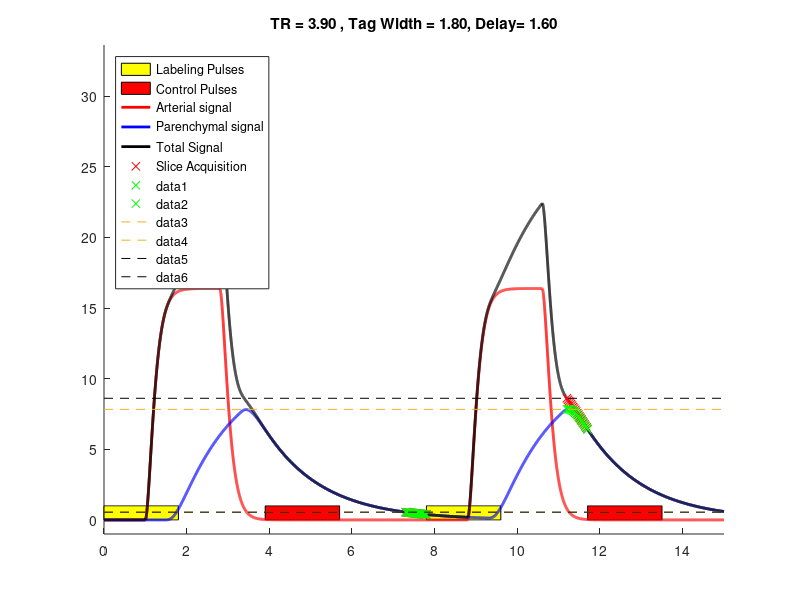

MATLAB code to generate this figure:
function [DeltaM DeltaMa] = ASLconvolution(width, PID, AQtime, delay1, delay2, f,CBVa)
% function [DeltaM DeltaMa] = ASLconvolution(width, PID, AQtime, delay1, delay2 [, f, CBVa])


DURATION = 15;
t = linspace(0,DURATION,DURATION*1000);
dt = t(2)-t(1);
NSL = 20;  % number of slices (usually 20)

% Physiological constants
M0 = 1000;
alpha = 0.9;
R1a = 1/1.6;  % sec-1

R1t = 1/1.4;  % sec-1
if nargin < 6
    f = 0.010;    % ml/s/g
end
if nargin < 7
    CBVa=0.02;  %ml/ml
end

lambda = 0.9;
Disp = exp(2);    
            % dispersion from Chappell Group's papers ?  prior= log(sp) = 2
            % Gallichan? x/V = 0.4 

% delay1 = 0.5;
% delay2 = 1;

if nargin==0
    % default parameters:
    % Pulse Sequence Parameters
    % This is how we choose our timing parameters:
    % standard recommendations for tissue signal
    delay1 = 0.8;
    delay2  = 0.8;
    width = 1.8;
    PID = delay1 + delay2;
    AQtime = 0.5; % this is the time between the begining of TR and the labeling
    % image collection starts at the begining of AQtime - should be
    % about 0.5 s spent on acquisition
    
    if 0% recommendations for CBVa
        width =  delay2;
        PID = delay1;
        
    end
end

if nargin<4  
    delay1 = 1 ;    % from the labeling plane to the slice
    delay2 = 0.5 ;  % time spent in the arteries at the slice before getting into the tissue
end

% sampling occurs at every TR
TR = width + PID + AQtime;

AQS = TR:TR:DURATION;
AQS = AQS- AQtime ;


%Make a rect input function for CASL
inp = zeros(size(t));
control = inp;
for n=1:2:length(AQS)
    beg =   (n-1)*TR ;
    inp(1+beg*1000 : (beg + width)*1000) = 1;
end
for n=2:2:length(AQS)+1
    beg =   (n-1)*TR ;
    control(1+beg*1000 : (beg + width)*1000) = 1;    
end
inp = inp(1:length(t));
control = control(1:length(t));

% form an arterial dispersion and decay  function
%art_fun = Disp*(t-delay1).* exp(-(Disp + R1a) *(t-delay1));
art_fun = Disp*(t-delay1).* exp(-Disp *(t-delay1));
art_fun(art_fun<0)=0;
art_fun = art_fun / sum(art_fun);  % normalize in order to conserve mass in the input function
art_fun = art_fun .* exp(- R1a*t);


% This is the definition of CBVa

%  The arterial signal
Sa = 2*M0*alpha* conv(inp, art_fun);
%Sa = Sa *1e-3;  % adjust to seconds
Sa = Sa(1:length(inp));

% form a tissue perfusion and decay function
tis_fun = exp(-(R1t + f/lambda ) *(t));
tis_fun = tis_fun / max(tis_fun);
% include small delay in the arterioles
tis_fun = [zeros(1,delay2*1000) tis_fun(1:end-delay2*1000)];

% The tissue signal is the convolution of the arterial input into the
% tissue. It assumes that the whole voxel feeding the tissue
St = f*conv( Sa , tis_fun);
St = St * 1e-3; % adjust into units of seconds
% St = Sa*f;  %testing - if there is no tissue dispersion or decay.
St = St(1:length(inp));

% NOW We adjust the arterial signal to the arterial blood volume
Sa = Sa * CBVa; 

Stotal = St + Sa;

figure (14); clf ; hold on
area(t, 1*inp,'FaceColor','yellow');
area(t, 1*control,'FaceColor','red');
plot(t, Sa,'r','LineWidth',2);
plot(t, St, 'b','LineWidth',2);
plot(t, Stotal,'k','LineWidth',2);
axis([0 DURATION -1 1.5*max(Stotal)]);
%{
for n=1:length(AQS)
    h=rectangle('Position', [AQS(n) -0.2 0.5 15] );
    set(h,'LineStyle','--');
    set(h,'EdgeColor',[0.5 0.5 0.5]);
    
end
%}


AQS2 = floor(AQS*1000);
%DeltaM = Stotal(AQS2(end-1)) - Stotal(AQS2(end));
%DeltaMa = Sa(AQS2(end-1)) - Sa(AQS2(end));

DeltaM  = -Stotal(AQS2(3)) + Stotal(AQS2(2));
DeltaMa = -Sa(AQS2(3)) + Sa(AQS2(2));

sltime = AQtime/NSL;

plot([AQS(2):sltime:AQS(2)+AQtime], Stotal( round([AQS(2):sltime:AQS(2)+AQtime]/dt) ), 'rx');
plot([AQS(3):sltime:AQS(3)+AQtime], Stotal( round([AQS(3):sltime:AQS(3)+AQtime]/dt) ), 'rx');

legend('Labeling Pulses', 'Control Pulses', ...
    'Arterial signal','Parenchymal signal', ...
    'Total Signal','Slice Acquisition',...
    'Location','NorthWest')

plot([AQS(2):sltime:AQS(2)+AQtime], St( round([AQS(2):sltime:AQS(2)+AQtime]/dt) ), 'gx');
plot([AQS(3):sltime:AQS(3)+AQtime], St( round([AQS(3):sltime:AQS(3)+AQtime]/dt) ), 'gx');

line([0 DURATION], [ St(round(AQS(2)/dt))   St(round(AQS(2)/dt))], 'LineStyle','--');
line([0 DURATION], [ St(round(AQS(3)/dt))   St(round(AQS(3)/dt))], 'LineStyle','--');
line([0 DURATION], [ Stotal(round(AQS(2)/dt))   Stotal(round(AQS(2)/dt))],'Color','black', 'LineStyle','--');
line([0 DURATION], [ Stotal(round(AQS(3)/dt))   Stotal(round(AQS(3)/dt))],'Color','black', 'LineStyle','--');

% this is for scrutinizing the individual signals slice per slice
DeltaM = Stotal( round([AQS(1):sltime:AQS(1)+AQtime]/dt) ) - St( round([AQS(2):sltime:AQS(2)+AQtime]/dt) );
DeltaMa = Sa( round([AQS(1):sltime:AQS(1)+AQtime]/dt) ) - St( round([AQS(2):sltime:AQS(2)+AQtime]/dt) );

title(sprintf('TR = %0.2f , Tag Width = %0.2f, Delay= %0.2f', TR, width, PID));
% save signal.dat Stotal -ascii
% save signal_parenchyma.dat St -ascii
% save signal_arterial.dat Sa -ascii

return

